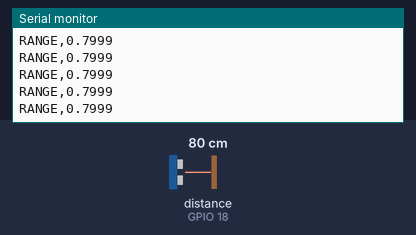
Simulated run of this sketch. Board: ESP32. Parts: the last lines printed to the serial monitor. Wiring (inferred from the names in the program): ultrasonic range finder: trigger GPIO 5; echo GPIO 18. Inputs (shaded band) come from the test bench; at power-on: distance to the obstacle (sensor on GPIO 18) 80 cm. The echo pulse lasts 58.3 µs per cm.

Above: at 1.2 s.
1.3 s: distance to the obstacle (sensor on GPIO 18) set to 2 cm
At 1.5 s:
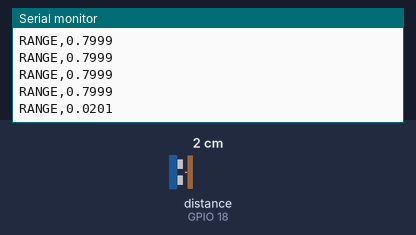
2.8 s: distance to the obstacle (sensor on GPIO 18) set to 4 cm
At 2.88 s:
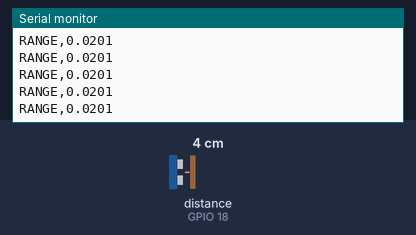
Timing chart, 0 to 5.8 s (numbered marks = the images above; inputs shaded):
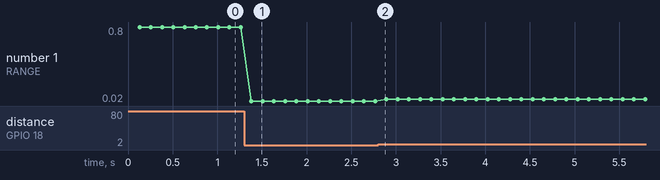

The sketch:

esp32_ultrasonic.ino
```cpp
/*
  FlyEcho ESP32 ultrasonic bridge
  HC-SR04 TRIG -> GPIO 5
  HC-SR04 ECHO -> GPIO 18 through a level divider

  Serial output: RANGE,<metres>
  Serial input:  PING_HZ,<frequency>
*/

constexpr int TRIG_PIN = 5;
constexpr int ECHO_PIN = 18;
constexpr float SPEED_M_S = 343.0f;

float pingHz = 8.0f;
unsigned long lastPingUs = 0;

void setup() {
  Serial.begin(115200);
  pinMode(TRIG_PIN, OUTPUT);
  pinMode(ECHO_PIN, INPUT);
  digitalWrite(TRIG_PIN, LOW);
}

float measureRangeM() {
  digitalWrite(TRIG_PIN, LOW);
  delayMicroseconds(2);
  digitalWrite(TRIG_PIN, HIGH);
  delayMicroseconds(10);
  digitalWrite(TRIG_PIN, LOW);

  unsigned long duration = pulseIn(ECHO_PIN, HIGH, 25000);
  if (duration == 0) return -1.0f;
  return (duration * 1e-6f * SPEED_M_S) * 0.5f;
}

void pollSerial() {
  if (!Serial.available()) return;
  String line = Serial.readStringUntil('\n');
  line.trim();
  if (line.startsWith("PING_HZ,")) {
    float requested = line.substring(8).toFloat();
    pingHz = constrain(requested, 1.0f, 30.0f);
  }
}

void loop() {
  pollSerial();
  unsigned long now = micros();
  unsigned long period = (unsigned long)(1000000.0f / pingHz);
  if (now - lastPingUs >= period) {
    lastPingUs = now;
    float d = measureRangeM();
    if (d > 0.0f) {
      Serial.print("RANGE,");
      Serial.println(d, 4);
    }
  }
}
```

Measured:
- after the input at 1.3 s, the serial monitor: prints a new line after 0.08 s (image 1)
- plotted number 1: 0.8 → 0.02 after the input at 1.3 s, 0.02 → 0.04 after the input at 2.8 s
